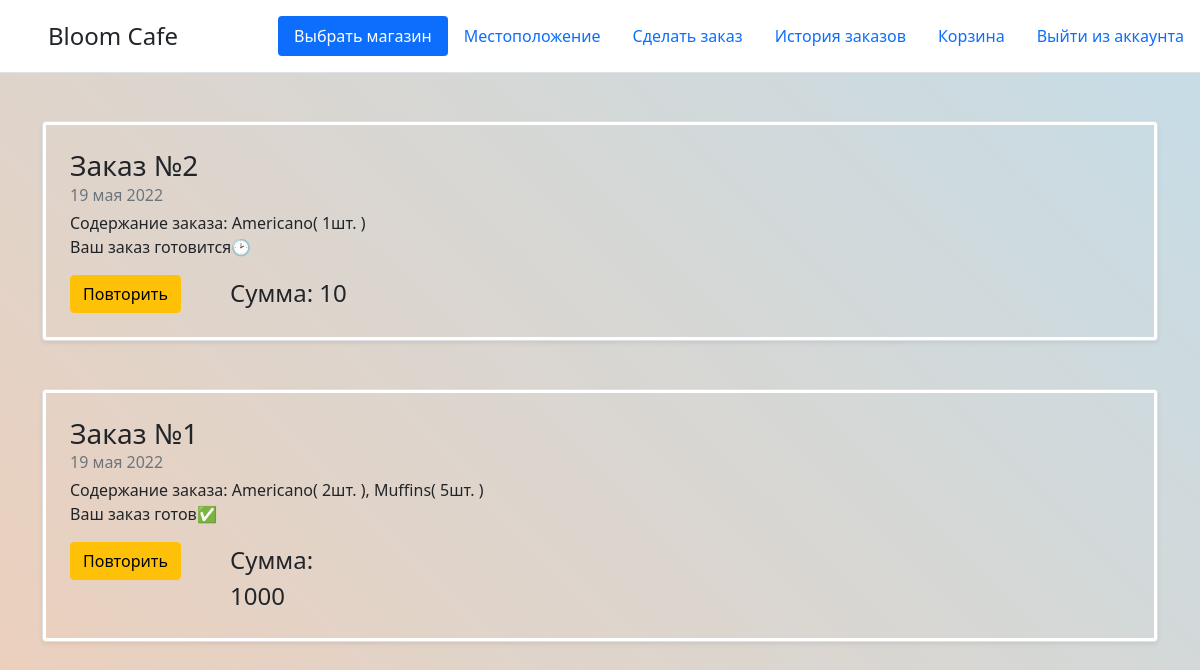
The app's page /orders_history (signed in) with its own data.
### data/shops.py (models this page shows)
class Shops(SqlAlchemyBase):
    __tablename__ = 'shops'
    id = sqlalchemy.Column(sqlalchemy.Integer,
                           primary_key=True, autoincrement=True)
    name = sqlalchemy.Column(sqlalchemy.String)
    tg_name = sqlalchemy.Column(sqlalchemy.String)
    specific_gps = sqlalchemy.Column(sqlalchemy.String)
    which_map = sqlalchemy.Column(sqlalchemy.Integer)
    color = sqlalchemy.Column(sqlalchemy.String)

### data/orders.py (models this page shows)
class Orders(SqlAlchemyBase):
    __tablename__ = 'orders'
    id = sqlalchemy.Column(sqlalchemy.Integer,
                           primary_key=True, autoincrement=True)
    client_id = sqlalchemy.Column(sqlalchemy.Integer, sqlalchemy.ForeignKey("users.id"))
    shop_order_num = sqlalchemy.Column(sqlalchemy.Integer)
    meals = sqlalchemy.Column(sqlalchemy.String)
    itog_price = sqlalchemy.Column(sqlalchemy.Integer)
    date = sqlalchemy.Column(sqlalchemy.DateTime,
                             default=datetime.datetime.now)
    shop_id = sqlalchemy.Column(sqlalchemy.Integer)
    is_ready = sqlalchemy.Column(sqlalchemy.Integer, default=0)
    news = orm.relation("Users")

### main.py (the view)
@app.route('/orders_history', methods=['GET', 'POST'])
def orders_history():
    ors = []
    db_sess = db_session.create_session()
    for order in db_sess.query(Orders).filter(Orders.client_id == current_user.id):
        months = ['января', 'февраля', 'марта', 'апреля', 'мая', 'июня', 'июля', 'августа', 'сентября', 'октября',
                  'ноября', 'декабря']
        date_ = []
        date_.append(str(order.date.day))
        date_.append(months[order.date.month - 1])
        date_.append(str(order.date.year))
        meals_ = [int(i) for i in order.meals.split(', ')]
        meals = []
        for i in meals_:
            meals.append(db_sess.query(Meals).filter(Meals.id == i).first().name)
        bask = {}
        for i in meals:
            if i not in bask:
                bask[i] = meals.count(i)
        meal = []
        for i in bask:
            meal.append(i + "( " + str(bask[i]) + "шт. )")
        ors.append([order.id, meal, ' '.join(date_), order.is_ready, order.itog_price])
    n = db_sess.query(ShopNow).first().shop_id
    shop_name = db_sess.query(Shops).filter(Shops.id == n).first().name
    return render_template('orders_history.html', orders=ors[::-1], shop_name=shop_name)

### data/db_session.py (called while the page is built)
def create_session() -> Session:
    global __factory
    return __factory()

### main.py (called while the page is built)
@login_manager.user_loader
def load_user(user_id):
    db_sess = db_session.create_session()
    return db_sess.query(Users).get(user_id)

### templates/orders_history.html (shortened to what this page needs)
{% extends "base.html" %}
{% block content %}
{% for i in orders %}
<br>
<div class="row g-0 border rounded overflow-hidden flex-md-row mb-4 shadow-sm h-md-250 position-relative">
    <div class="col p-4 d-flex flex-column position-static" style="border: 3px solid white;">
      <h3 class="mb-0">Заказ №{{i[0]}}</h3>
      <div class="mb-1 text-muted" style="color: #ffffff;">{{i[2]}}</div>
      <p class="card-text mb-auto">Содержание заказа: {{', '.join(i[1])}}</p>
      {% if i[3] == 2 %}
        <p>Ваш заказ готов✅</p>
      {% elif i[3] == 1 %}
        <p>Ваш заказ готовится🕑</p>
      {% endif %}
      <div class="container">
      <div class="row" style="width: 320px;">
        <div class="col">
            <div>
            <a href="/reorder/{{ i[0] }}" class="btn btn-warning">
                Повторить
            </a>
            </div>
        </div>
        <div class="col">
          <p class="card-text mb-auto" style="font-size: 24px;">Сумма: {{ i[-1] }}</p>
        </div>
      </div>
      </div>
    </div>
</div>
{% endfor %}
{% endblock %}

### templates/base.html (shortened to what this page needs)
<!doctype html>
<html lang="en">
<head>
    <link rel="stylesheet"
          href="https://cdn.jsdelivr.net/npm/bootstrap@5.0.0-beta1/dist/css/bootstrap.min.css"
>
    <link rel="stylesheet" href="/static/css/style.css" type="text/css"/>
</head>
<body>
<div class="container1">
    <header class="d-flex flex-wrap justify-content-center py-3 mb-4 border-bottom">
        <a href="/" class="d-flex align-items-center mb-3 mb-md-0 me-md-auto text-dark text-decoration-none">
            <svg class="bi me-2" width="40" height="32">
                <use xlink:href="#bootstrap"></use>
            </svg>
            <span class="fs-4">{{ shop_name }}</span>
        </a>
        <ul class="nav nav-pills">
            <li class="nav-item">
                <a class="nav-link active" aria-current="page" href="/">Выбрать магазин</a>
            </li>
            <li class="nav-item">
                <a class="nav-link" aria-current="page" href="/gps">Местоположение</a>
            </li>
            {% if current_user.is_authenticated and current_user.admin == 0 %}
            <li class="nav-item">
                <a class="nav-link" href="/menu">Сделать заказ</a>
            </li>
            <li class="nav-item">
                <a class="nav-link" href="/orders_history">История заказов</a>
            </li>
            <li class="nav-item">
                <a class="nav-link" href="/basket">Корзина</a>
            </li>
            <li class="nav-item">
                <a class="nav-link" href="/logout">Выйти из аккаунта</a>
            </li>
            {% endif %}
        </ul>
    </header>
</div>
<main role="main" class="container">
    {% block content %}{% endblock %}
</main>
</body>
</html>

### static/css/style.css (style rules this page uses)
.container1 { width: 100%; max-width: 20000px; margin: 0 auto; background-color:#ffffff; }
body { background: linear-gradient(45deg, #EECFBA, #C5DDE8) no-repeat center center fixed; background-size: cover; }

### records on screen
Shops: name "Bloom Cafe"
Orders: id "1", shop_order_num "19 мая 2022", value "Americano( 2шт. ), Muffins( 5шт. )", shows "Ваш заказ готов✅", itog_price "1000"

### other values on screen
{{ i[0] }} "2"
{{ i[2] }} "19 мая 2022"
{{ ', '.join(i[1]) }} "Americano( 1шт. )"
{{ i[-1] }} "10"
